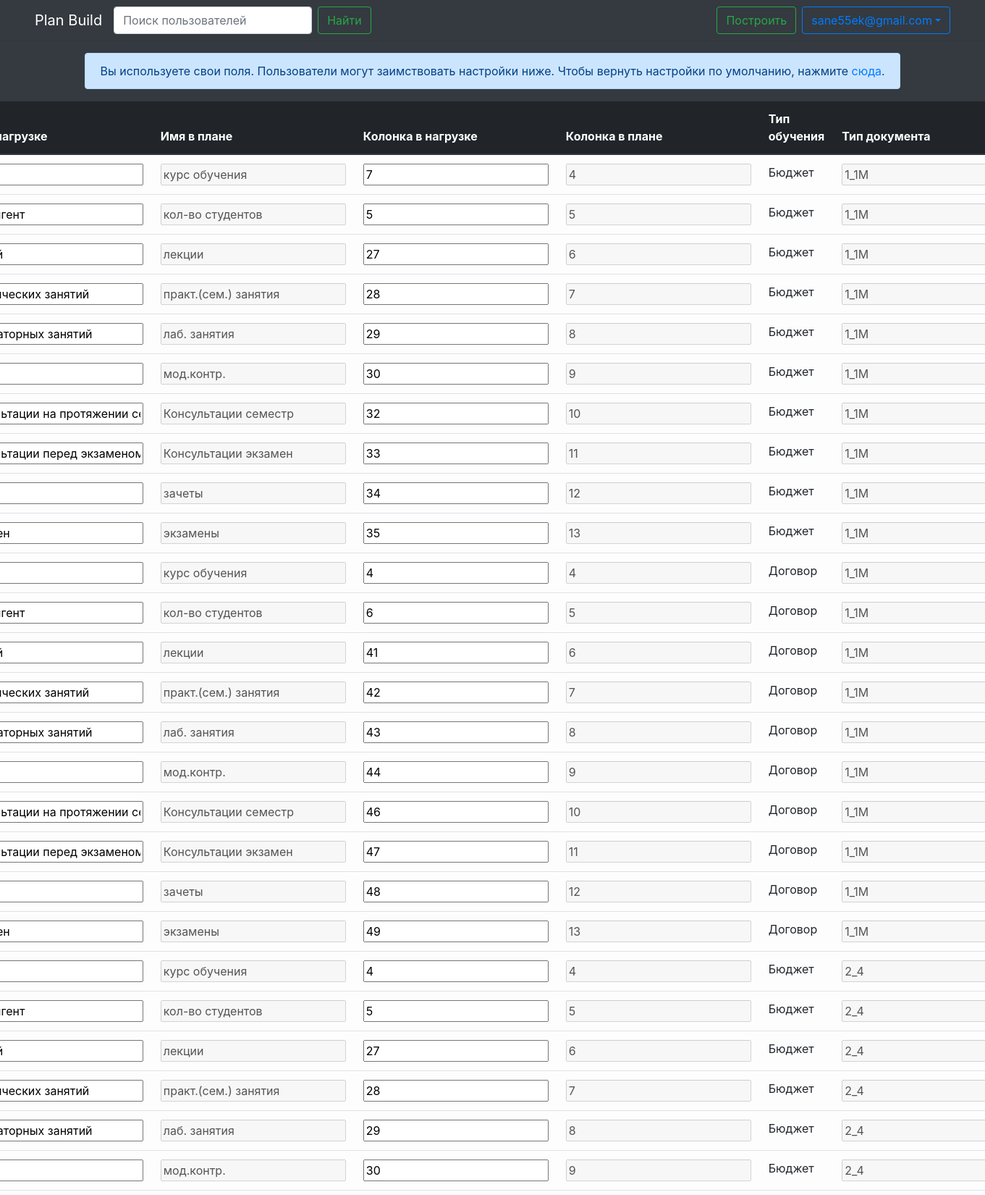
/edit_fields (signed in, upper part), run on the app's committed database.
### builder_auth/models.py (models this page shows, shortened)
class CustomUser(AbstractUser):
    username = models.CharField(max_length=40, unique=False, default='')
    email = models.EmailField('email address', unique=True, error_messages={'required': 'Пользователь с такой почтой уже существует.'})
    post = models.ForeignKey('builder.Post', null=True, default=None, on_delete=models.SET_DEFAULT)
    science_degree  = models.ForeignKey('builder.ScienceDegree', null=True, default=None, on_delete=models.SET_NULL)
    science_title = models.ForeignKey('builder.ScienceTitle', null=True, default=None, on_delete=models.SET_NULL)
    salary = models.FloatField(null=True, default=1)
    adopted_fields = models.ForeignKey('builder_auth.CustomUser', null=True, default=None, on_delete=models.SET_NULL)
    USERNAME_FIELD = 'email'
    REQUIRED_FIELDS = []
    objects = UserManager()

### builder/models.py (models this page shows, shortened)
class Field(models.Model):
    column_in_load = models.PositiveIntegerField('Column in load')
    column_in_plan = models.PositiveIntegerField('Column in plan')
    name_in_load = models.CharField('Name in load', max_length=100)
    name_in_plan = models.CharField('Name in plan', max_length=100)
    type_of_load = models.ForeignKey('Load', null=False, default=1, on_delete=models.CASCADE)
    owner = models.ForeignKey('builder_auth.CustomUser', null=True, default=None, on_delete=models.SET_NULL)
    load_type = models.BooleanField('Load type', default=False)
    objects = FieldManager()

### builder/views.py (the view, shortened to what this page needs)
# urls.py: path('edit_fields', edit_fields, name='edit_fields'),
def edit_fields(request, template_name='builder/fields.html'):
    fields = Field.objects.select_related('type_of_load').filter(owner=request.user.adopted_fields)
    context = {}
    FieldFormSet = modelformset_factory(Field, fields=(
        'column_in_load', 'column_in_plan', 'name_in_load', 'name_in_plan', 'load_type', 'type_of_load', 'owner'),
                                        extra=0,
                                        exclude=('owner',),
                                        max_num=1,
                                        widgets={'type_of_load': TextInput()})
    formset = FieldFormSet(request.POST or None,
                           queryset=fields)
    if request.method == 'GET' and request.user.is_authenticated:
        context = {'forms': formset}
        return render(request, template_name, context)

### builder_auth/models.py (called while the page is built)
    def get_queryset(self):
        return super(UserManager, self).get_queryset().select_related('science_degree', 'science_title', 'post')

### builder/templates/builder/fields.html (shortened to what this page needs)
{% extends 'builder/_base.html' %}
{% load static %}
{% block content %}
    <div class="d-flex w-100">
        <form action="{% url 'builder:edit_fields' %}" method="post" class="w-100" id="fields_form">
            <div class="d-flex align-items-center flex-column">
                <div class="alert alert-primary text-center" role="alert">
                    {% if user.adopted_fields is None %}
                        Вы используете поля по умолчанию. Сохраните, чтобы создать свои поля.
                    {% else %}
                        {% if user.adopted_fields == user %}
                            Вы используете свои поля. Пользователи могут заимствовать настройки ниже. Чтобы вернуть настройки по умолчанию, нажмите <a href="{% url 'builder:default_fields' %}">сюда</a>.
                        {% endif %}
                    {% endif %}
                </div>
                <table class="table table-light table-hover">
                    <thead class="thead-dark">
                    <tr>
                        <th scope="col" id="field_name_in_load">Имя в нагрузке </th>
                        <th scope="col" id="field_name_in_plan">Имя в плане </th>
                        <th scope="col" id="field_column_in_load">Колонка в нагрузке </th>
                        <th scope="col" id="field_column_in_plan">Колонка в плане </th>
                        <th scope="col" id="field_load_type">Тип обучения</th>
                        <th scope="col" id="field_type_of_load">Тип документа</th>
                    </tr>
                    </thead>
                    {% for form in forms %}
                        <tr>
                            <td>{{ form.name_in_load }}</td>
                            <td>
                                <input type="text" value="{{ form.name_in_plan.value }}" disabled>
                            </td>
                            <td>{{ form.column_in_load }}</td>
                            <td>
                                <input type="number" value="{{ form.column_in_plan.value }}" disabled>
                            </td>
                            <td>{% if form.load_type.value %}Договор{% else %}Бюджет{% endif %}
                            </td>
                            <td>
                                <input type="text"
                                       value="{% if form.type_of_load.value == 1 %}1_1М{% endif %}{% if form.type_of_load.value == 2 %}2_4{% endif %}"
                                       disabled>
                            </td>
                        </tr>
                    {% endfor %}
                </table>
            </div>
        </form>
    </div>
{% endblock %}

### builder/templates/builder/_base.html (shortened to what this page needs)
{% load static %}
<!DOCTYPE html>
<html lang="en">
<head>
    <link rel="stylesheet" href="{% static 'builder/css/bootstrap.min.css' %}"/>
    <link rel="stylesheet" href="{% static 'builder/css/styles.css' %}"/>
    <link rel="stylesheet" href="{% static 'builder/css/dropzone.css' %}"/>
    <link rel="stylesheet" href="{% static 'builder/css/all.css' %}"/>
</head>
<body class="bg-dark">
<nav class="navbar navbar-expand-lg navbar-dark bg-dark px-5">
    {% block nav %}
        <a class="navbar-brand" href="{% url 'builder:index' %}">Plan Build</a>
        <div class="collapse navbar-collapse" id="navbarSupportedContent">
            <form class="form-inline my-2 my-lg-0" action="{% url 'builder:search' %}" method="GET">
                <input class="form-control mr-sm-2" type="search" placeholder="Поиск пользователей" aria-label="Search"
                       name="search">
                <button class="btn btn-outline-success my-2 my-sm-0" type="submit">Найти</button>
            </form>
            <ul class="navbar-nav ml-auto">
                <a class="nav-link my-lg-0 py-0" href="{% url 'builder:index' %}">
                    <button class="btn btn-outline-success my-sm-0">Построить</button>
                </a>
                <li class="nav-item dropdown">
                    <button type="button" class="btn btn-outline-primary dropdown-toggle" data-toggle="dropdown"
                            id="navbarDropdown">{{ user.email }}</button>
                </li>
            </ul>
        </div>
    {% endblock %}
</nav>
<main class="bg-dark p-3 mb-5">
    {% block content %}
    {% endblock %}
</main>
</body>
</html>

### builder/static/builder/css/styles.css (style rules this page uses)
th { cursor: pointer; }
td { cursor: pointer; }
* { -moz-user-select: none; -ms-user-select: none; -o-user-select: none; -webkit-user-select: none; }

### data on the page
CustomUser: email "sane55ek@gmail.com"
Field: name_in_plan.value "курс обучения"
Field: name_in_plan.value "кол-во студентов"
Field: name_in_plan.value "лекции"
Field: name_in_plan.value "практ.(сем.) занятия"
Field: name_in_plan.value "лаб. занятия"
Field: name_in_plan.value "мод.контр."
Field: name_in_plan.value "Консультации семестр"
Field: name_in_plan.value "Консультации экзамен"
Field: name_in_plan.value "зачеты"
Field: name_in_plan.value "экзамены"
Field: name_in_plan.value "курс обучения"
Field: name_in_plan.value "кол-во студентов"
Field: name_in_plan.value "лекции"
Field: name_in_plan.value "практ.(сем.) занятия"
Field: name_in_plan.value "лаб. занятия"
Field: name_in_plan.value "мод.контр."
Field: name_in_plan.value "Консультации семестр"
Field: name_in_plan.value "Консультации экзамен"
Field: name_in_plan.value "зачеты"
Field: name_in_plan.value "экзамены"
Field: name_in_plan.value "курс обучения"
Field: name_in_plan.value "кол-во студентов"
Field: name_in_plan.value "лекции"
Field: name_in_plan.value "практ.(сем.) занятия"
Field: name_in_plan.value "лаб. занятия"
Field: name_in_plan.value "мод.контр."
